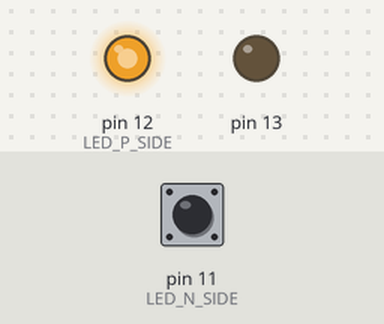
Recording of a sketch running on a simulated Arduino Uno, built with avr-gcc and run on an emulated ATmega328P. Shown: output pins drawn as LEDs (lit = HIGH). The test bench sets the inputs (shaded band); at power-on: pin 11 (LED_N_SIDE) HIGH.

Above: at 1.2 s.
1.3 s: pin 11 (LED_N_SIDE) driven LOW
At 2.5 s:
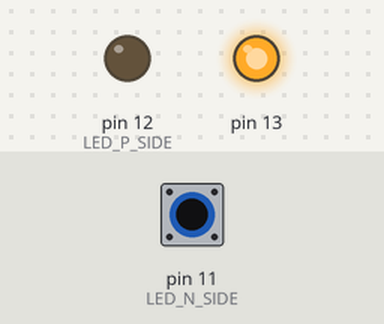
2.8 s: pin 11 (LED_N_SIDE) driven HIGH
At 2.95 s:
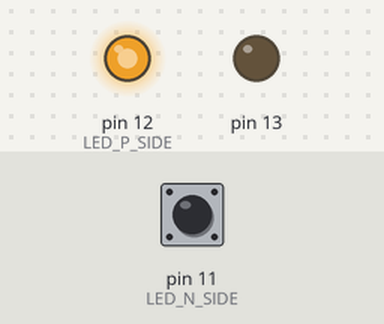
5.8 s: pin 11 (LED_N_SIDE) driven LOW
At 6.4 s:
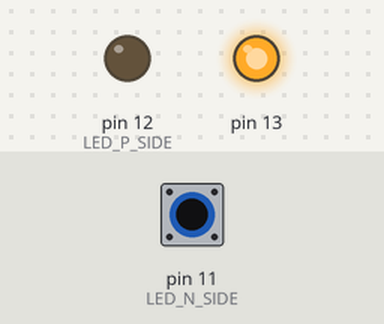
7.3 s: pin 11 (LED_N_SIDE) driven HIGH
At 9.5 s:
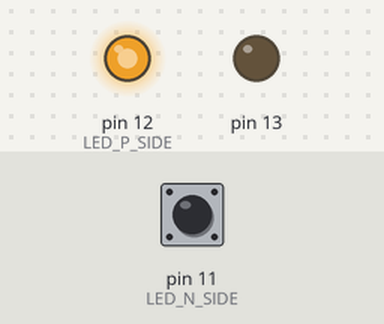
13.3 s: pin 11 (LED_N_SIDE) pulsed LOW 5 times (0.12 s each, 0.3 s apart)
Timing chart, 0 to 48.6 s (numbered marks = the images above; inputs shaded):
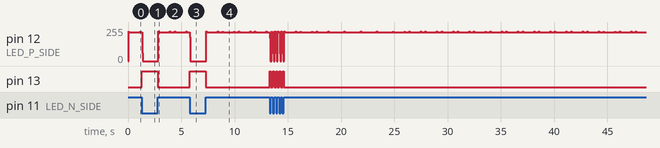

The sketch:

LEDSensor.ino
```cpp
//
// This example shows one way of using an LED as a light sensor.
// You will need to wire up your components as such:
//
//           + digital11
//           |
//           <
//           > 180 ohm resistor
//           <
//           |
//           |
//         -----
//          / \  LED, maybe a 5mm, clear plastic is good
//         -----
//           |
//           |
//           + digital12
//
// What we are going to do is apply a positive voltage at digital2 and
// a low voltage at digital3. This is backwards for the LED, current will
// not flow and light will not come out, but we will charge up the
// capacitance of the LED junction and the Arduino pin.
//
// Then we are going to disconnect the output drivers from digital2 and
// count how long it takes the stored charge to bleed off through the
// the LED. The brighter the light, the faster it will bleed away to
// digital3.
//
// Then just to be perverse we will display the brightness back on the
// same LED by turning it on for a millisecond. This happens more often
// with brighter lighting, so the LED is dim in a dim room and brighter
// in a bright room. Quite nice.
//
// (Though a nice idea, this implementation is flawed because the refresh
// rate gets too long in the dark and it flickers disturbingly.)
//
#define LED_N_SIDE 11
#define LED_P_SIDE 12

#define MAX_COUNT 180

void setup()
{
  pinMode(13,OUTPUT);
  digitalWrite(13,LOW);
  //Serial.begin(9600);
}

void lightMode()
{
  // Turn the light on
  pinMode(LED_N_SIDE,OUTPUT);
  pinMode(LED_P_SIDE,OUTPUT);
  digitalWrite(LED_P_SIDE,HIGH);
  digitalWrite(LED_N_SIDE,LOW);
}

void sensorMode()
{
  // Apply reverse voltage, charge up the pin and led capacitance
  pinMode(LED_N_SIDE,OUTPUT);
  pinMode(LED_P_SIDE,OUTPUT);
  digitalWrite(LED_N_SIDE,HIGH);
  digitalWrite(LED_P_SIDE,LOW);

  // Isolate the pin 2 end of the diode
  pinMode(LED_N_SIDE,INPUT);
  digitalWrite(LED_N_SIDE,LOW);  // turn off internal pull-up resistor
}

boolean nonZero = true;

void loop()
{
  if (nonZero)
  {
    lightMode();
    delay(5);
    sensorMode();
  }

  nonZero = true;
  for( byte j = 0; j < MAX_COUNT; j++ )
  {
    if ( digitalRead(LED_N_SIDE) == 0 )
    {
      nonZero = false;
      break;
    }
  }

  if ( nonZero )
  {
    digitalWrite(13,LOW);
  }
  else
  {
    digitalWrite(13,HIGH);
  }
  //unsigned int j;

  // Apply reverse voltage, charge up the pin and led capacitance
  //pinMode(LED_N_SIDE,OUTPUT);
  //pinMode(LED_P_SIDE,OUTPUT);
  //digitalWrite(LED_N_SIDE,HIGH);
  //digitalWrite(LED_P_SIDE,LOW);

  // Isolate the pin 2 end of the diode
  //pinMode(LED_N_SIDE,INPUT);
  //digitalWrite(LED_N_SIDE,LOW);  // turn off internal pull-up resistor

  // Count how long it takes the diode to bleed back down to a logic zero
  //Read the amount of Light coming into the LED sensor
  //long darkness=0;
  //int lightLevel=0;

  //while((digitalRead(LED_N_SIDE)!=0) && darkness < max_darkness){
  //   darkness++;
  //}

  //lightLevel=((max_darkness-darkness)+1)/80;
  //Serial.println(lightLevel);

  // You could use 'j' for something useful, but here we are just using the
  // delay of the counting.  In the dark it counts higher and takes longer,
  // increasing the portion of the loop where the LED is off compared to
  // the 1000 microseconds where we turn it on.

  // Turn the light on for 1000 microseconds
  //pinMode(LED_N_SIDE,OUTPUT);
  //pinMode(LED_P_SIDE,OUTPUT);
  //digitalWrite(LED_P_SIDE,HIGH);
  //digitalWrite(LED_N_SIDE,LOW);


  //delayMicroseconds(1000);
  // we could turn it off, but we know that is about to happen at the loop() start
}
```

Measured:
- after the input at 1.3 s, pin 13: LOW → HIGH at once
- after the input at 2.8 s, pin 12 (LED_P_SIDE): 0/255 → 217/255 after 0.05 s; pin 13: HIGH → LOW at once
- after the input at 5.8 s, pin 13: LOW → HIGH at once
- after the input at 7.3 s, pin 12 (LED_P_SIDE): 0/255 → 223/255 after 0.05 s, then repeats every 1.5 s: 217/255 1.0 s, 223/255 0.04 s, 217/255 0.40 s, 223/255 0.04 s; pin 13: HIGH → LOW at once
